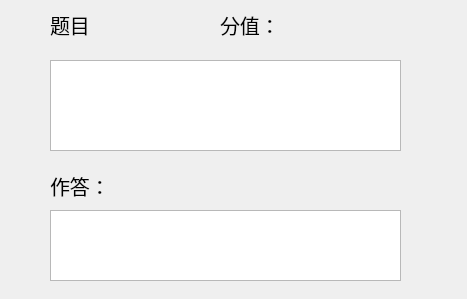
<?xml version="1.0" encoding="UTF-8"?>
<ui version="4.0">
 <class>Form</class>
 <widget class="QWidget" name="Form">
  <property name="geometry">
   <rect>
    <x>0</x>
    <y>0</y>
    <width>467</width>
    <height>299</height>
   </rect>
  </property>
  <property name="windowTitle">
   <string>Form</string>
  </property>
  <widget class="QLabel" name="label">
   <property name="geometry">
    <rect>
     <x>50</x>
     <y>9</y>
     <width>91</width>
     <height>31</height>
    </rect>
   </property>
   <property name="font">
    <font>
     <family>Segoe UI Black</family>
     <pointsize>15</pointsize>
    </font>
   </property>
   <property name="text">
    <string>题目</string>
   </property>
  </widget>
  <widget class="QLabel" name="label_2">
   <property name="geometry">
    <rect>
     <x>220</x>
     <y>9</y>
     <width>181</width>
     <height>31</height>
    </rect>
   </property>
   <property name="font">
    <font>
     <family>Segoe UI Black</family>
     <pointsize>15</pointsize>
    </font>
   </property>
   <property name="text">
    <string>分值：</string>
   </property>
  </widget>
  <widget class="QTextBrowser" name="textBrowser">
   <property name="geometry">
    <rect>
     <x>50</x>
     <y>60</y>
     <width>351</width>
     <height>91</height>
    </rect>
   </property>
  </widget>
  <widget class="QWidget" name="widget" native="true">
   <property name="geometry">
    <rect>
     <x>40</x>
     <y>160</y>
     <width>381</width>
     <height>131</height>
    </rect>
   </property>
   <widget class="QLabel" name="label_3">
    <property name="geometry">
     <rect>
      <x>10</x>
      <y>10</y>
      <width>91</width>
      <height>31</height>
     </rect>
    </property>
    <property name="font">
     <font>
      <family>Segoe UI Black</family>
      <pointsize>15</pointsize>
     </font>
    </property>
    <property name="text">
     <string>作答：</string>
    </property>
   </widget>
   <widget class="QTextBrowser" name="textBrowser_2">
    <property name="geometry">
     <rect>
      <x>10</x>
      <y>50</y>
      <width>351</width>
      <height>71</height>
     </rect>
    </property>
   </widget>
  </widget>
 </widget>
 <resources/>
 <connections/>
</ui>
